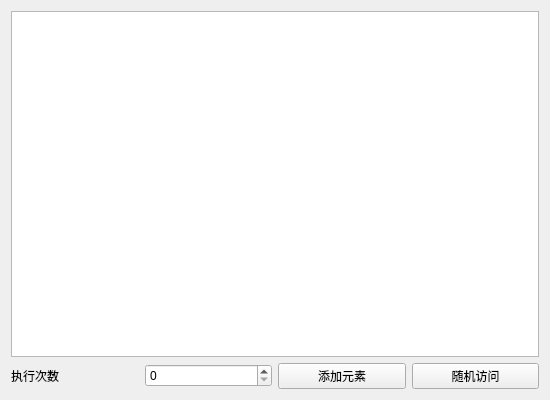
<?xml version="1.0" encoding="UTF-8"?>
<ui version="4.0">
 <class>Widget</class>
 <widget class="QWidget" name="Widget">
  <property name="geometry">
   <rect>
    <x>0</x>
    <y>0</y>
    <width>550</width>
    <height>400</height>
   </rect>
  </property>
  <property name="windowTitle">
   <string>Widget</string>
  </property>
  <layout class="QVBoxLayout" name="verticalLayout">
   <item>
    <widget class="QTableWidget" name="tableWidget"/>
   </item>
   <item>
    <layout class="QHBoxLayout" name="horizontalLayout">
     <item>
      <widget class="QLabel" name="label">
       <property name="text">
        <string>执行次数</string>
       </property>
      </widget>
     </item>
     <item>
      <widget class="QSpinBox" name="spinBoxTimes"/>
     </item>
     <item>
      <widget class="QPushButton" name="pushButtonInsert">
       <property name="text">
        <string>添加元素</string>
       </property>
      </widget>
     </item>
     <item>
      <widget class="QPushButton" name="pushButtonFind">
       <property name="text">
        <string>随机访问</string>
       </property>
      </widget>
     </item>
    </layout>
   </item>
  </layout>
 </widget>
 <layoutdefault spacing="6" margin="11"/>
 <resources/>
 <connections/>
</ui>
